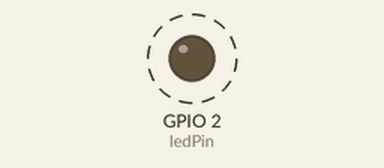
This sketch was run on a simulated ESP32. On the bench: output pins drawn as LEDs (lit = HIGH). Dashed ring = blinking. What the sketch prints to the serial monitor is not drawn.

Above: at 0.5 s.
Timing chart, 0 to 4.6 s (numbered marks = the images above):
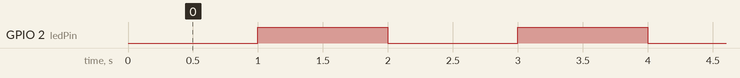

The sketch:

Interrupt.ino
```cpp
const int ledPin = 2;

//hw_timer_t * timer = NULL;
hw_timer_t * timer = NULL;


// ISR (Interrupt Service Routine)
// IRAM_ATTR: store function on RAM, not Flash storage
// reduces crash risk via decreasing access time
void IRAM_ATTR onTimer(){
  digitalWrite(ledPin, !digitalRead(ledPin)); // invert LED status
}

void setup() {
  Serial.begin(115200);
  pinMode(ledPin, OUTPUT);

  /*
    ESP32 has 4 hardware timers: 0, 1, 2, 3
    timerBegin(timerNumber, prescaler, count_up);
    0: Timer ID
    80: Prescaler. ESP32 works with 80MHz. Divide by 80 and we get 1 MHz (1ms) tick
    true: count upwards
  */

  timer = timerBegin(1000000);

  /*
    Attack Interrupt to Timer
    timerAttachInterrupt(timer, function, edge)
    timer: timer object
    &onTimer: function address to be called
    true: Edge trigger
  */

  timerAttachInterrupt(timer, &onTimer);

  /*
    Set Alarm
    timerAlarmWrite(timer, interrupt_at_ticks, auto_reload)
    timer: timer object
    1000000: 1 million mikrosecond = 1 second (due precscaler 1 tick = 1us)
    true: Auto-reload
  */

  timerAlarm(timer, 1000000, true, 0);

  Serial.println("Timer started. LED blinks every 1 second");

}

void loop() {}
```

Measured:
- by itself, GPIO 2 (ledPin): alternates HIGH for 1.0 s and LOW for 1.0 s
